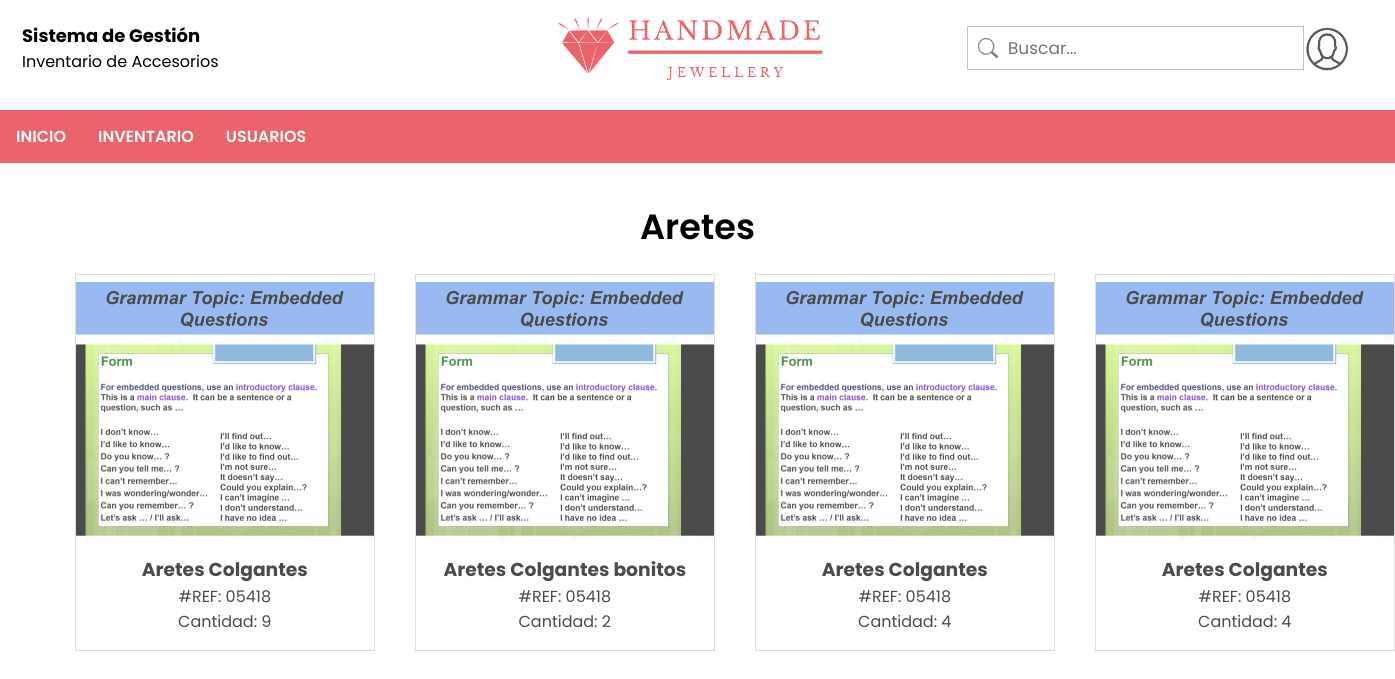
/administrador/aretes (signed in), run on the app's committed database.
### tables this page shows
CREATE TABLE accesorio (id INTEGER PRIMARY KEY AUTOINCREMENT, referencia VARCHAR NOT NULL, nombre VARCHAR NOT NULL, cantidad INTEGER NOT NULL, imagen VARCHAR NOT NULL, estado VARCHAR, tipo_accesorio VARCHAR NOT NULL);

### app.py (the view)
@app.route('/administrador/aretes')
def aretes():
    try:
        if session['rol'] == 1:
            db = get_db()
            tipo = 'Aretes'
            accesorioto = db.execute('SELECT * FROM accesorio WHERE tipo_accesorio = ? AND estado = ?', (tipo, "Activo")).fetchall()
            return render_template("aretes.html", accesorioto=accesorioto)
        elif session['rol'] == 0:
            return redirect(url_for("inicio_usuario"))
    except:
        return redirect(url_for("logout"))

### db.py (called while the page is built)
def get_db():
    try:
        if 'db' not in g:
            g.db = sqlite3.connect('Handmade.db')
        return g.db
    except Error:
        print(Error)

### templates/aretes.html (shortened to what this page needs)
<html>
    <link rel="stylesheet" href={{ url_for('static', filename='css/style2.css') }}>
    <body>
        <div class="top-container">
            <table style="width: 100%;">
                <tr>
                    <td style="width: 70%;">
                        <h1 style="font-size: 18;">Sistema de Gestión</h1>
                        <p>Inventario de Accesorios</p>
                    </td>
                    <td>
                        <input type="text" name="search" placeholder="Buscar..." class="search">
                    </td>
                    <td style="width: 5%;">
                        <div>
                            <label for="show" class="show-btn"><img src={{ url_for('static', filename='img/profile.png') }} alt="profile" width="43"></label>
                        </div>
                    </td>
                </tr>
            </table>
        </div>
        <br><br><br><br><br><br><br><br>
        <div style="font-size: 35px; font-weight: 600; text-align: center;">Aretes</div>
        <div class="container2">
            {% for a in accesorioto %}
                <div class="gallery">
                    <a target="_blank" href="{{ url_for('producto_administrador', id=a[0]) }}">
                        <img src={{ url_for('static', filename='img/imgProductos/'+a[4]+'') }} width="300" height="200" alt="" class="item2-img">
                    </a>
                    <div class="item2-text">
                        <h3>{{ a[2] }}</h3>
                        <p>#REF: {{ a[1] }}</p>
                        <p>Cantidad: {{ a[3] }}</p>
                    </div>
                </div>
            {% endfor %}
        </div>
        <ul>
            <li><a href="{{ url_for('inicio_administrador') }}">INICIO</a></li>
            <li class="dropdown">
                <a href="javascript:void(0)" class="dropbtn">INVENTARIO</a>
            </li>
            <li class="dropdown">
              <a href="javascript:void(0)" class="dropbtn">USUARIOS</a>
            </li>
        </ul>
    </body>
</html>

### static/css/style2.css (style rules this page uses)
* { margin: 0; padding: 0; outline: none; box-sizing: border-box; font-family: Poppins; }
body { height: 100vh; width: 100%; }
div.top-container { width: 100%; padding: 20px; background-image: url("../img/HANDMADE.png"); background-repeat: no-repeat; background-size: 300px; background-position: center; position: fixed; z-index: 100; background-color: white; }
ul { list-style-type: none; margin: 0; padding: 0; position: fixed; top: 110; width: 100%; background-color: #eb636b; }
li { float: left; }
li a, .dropbtn { display: block; color: white; text-align: center; padding: 14px 16px; text-decoration: none; font-weight: 600; }
li.dropdown { display: inline-block; }
div.gallery { margin: 5px; border: 1px solid #ccc; width: 300px; opacity: 0.7; float: left; }
div.gallery img { width: 100%; height: auto; }
.search { width: 100%; height: 7%; border: 1px solid silver; border-radius: 0px; font-size: 17px; background-color: white; background-image: url('../img/searchicon.png'); background-position: 10px 11px; background-repeat: no-repeat; background-size: 20px; padding: 8px 20px 8px 40px; }
.container2 { width: 90%; margin-left: auto; margin-right: auto; margin-top: 1em; margin-bottom: 3em; display: grid; grid-template-columns: repeat(4, 1fr); grid-gap: 30px; }
.item2-text { padding: 1em; text-align: center; }
.item2-img { max-width: 100%; display: block; }

### data on the page
accesorio: imagen (picture), nombre "Aretes Colgantes", referencia "05418", cantidad "9"
accesorio: imagen (picture), nombre "Aretes Colgantes bonitos", referencia "05418", cantidad "2"
accesorio: imagen (picture), nombre "Aretes Colgantes", referencia "05418", cantidad "4"
accesorio: imagen (picture), nombre "Aretes Colgantes", referencia "05418", cantidad "4"
